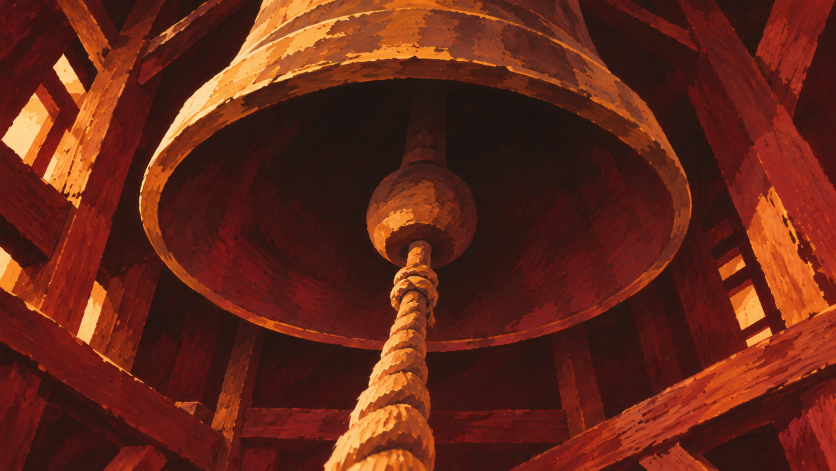
#> input picture Art/story_src/dream2/bell_a.png, 1672 x 941 px (shown at 1/2 size)
$ python -i dream2_import.py   (imports and definitions only)
#> lines starting #> are read from the running program, lines starting #| are printed output that depends on the picture
# 꿈2 그림 정리: 크롬 다운로드 폴더의 d2_*.png → 원본 Art/story_src/dream2/ · 게임용 Resources/Story/Dreams/dream2/ (접두사 d2_ 뺌)
#   배경 · 셀 = 가로 1450으로 줄임 (꿈1과 같은 크기)
#   오브젝트(마젠타 바탕) = 마젠타를 알파로 빼고 그림 둘레로 자름: chase_cat_a~f (추적 원테이크 셀) · chase_tendrils · tower_hands → hand_min · hand_hour (둘로 나눔)
#   그 뒤 docs/tools/dream2_bake_hands.py (비계 바늘 굽기) → dream2_palettes.py (배색 판본) 순서로
# 실행: python docs/tools/dream2_import.py
import glob, os, shutil
import numpy as np
from PIL import Image

ROOT = r"C:/Project/Cat_Tang"
DL = os.path.expanduser("~/Downloads")
SRC = os.path.join(ROOT, "Art/story_src/dream2")
DST = os.path.join(ROOT, "Game/Assets/Resources/Story/Dreams/dream2")
OBJECTS = {"tower_hands", "chase_tendrils"} | {f"chase_cat_{c}" for c in "abcdef"}   # 손(hand_*)은 통짜 그림 bolt_*로 바뀌어 안 씀
SKIP = {"hand_adult", "hand_young", "hand_old", "bolt_bg"}
# [2 lines not run here, left out]


def key_magenta(im):
    a = np.asarray(im.convert("RGB")).astype(np.float32)
    r, g, b = a[..., 0], a[..., 1], a[..., 2]
    # 마젠타 거리 → 알파 (가장자리 부드럽게) + 테두리 마젠타 번짐 빼기
    d = np.sqrt((r - 255) ** 2 + g ** 2 + (b - 255) ** 2)
    alpha = np.clip((d - 60) / 70, 0, 1)
    spill = np.minimum(r, b) - g
    fix = np.clip(spill, 0, None) * np.clip(1.6 - alpha, 0, 1)
    out = np.dstack([np.clip(r - fix, 0, 255), g, np.clip(b - fix, 0, 255), alpha * 255]).astype(np.uint8)
    return Image.fromarray(out, "RGBA")


def crop_alpha(im, pad=6):
    box = im.getchannel("A").point(lambda v: 255 if v > 20 else 0).getbbox()
    if not box:
        return im
    l, t, r, b = box
    return im.crop((max(0, l - pad), max(0, t - pad), min(im.width, r + pad), min(im.height, b + pad)))


def split_columns(im):
    """세로로 나란한 두 바늘을 빈 열 기준으로 나눔 (긴 쪽 = 분침)"""
    a = np.asarray(im.getchannel("A")) > 20
    cols = a.any(axis=0)
    runs, start = [], None
    for x, on in enumerate(cols):
        if on and start is None:
            start = x
        if not on and start is not None:
            runs.append((start, x)); start = None
    if start is not None:
        runs.append((start, len(cols)))
    runs = sorted(runs, key=lambda r: r[1] - r[0], reverse=True)[:2]
    parts = [crop_alpha(im.crop((x0, 0, x1, im.height))) for x0, x1 in sorted(runs)]
    parts.sort(key=lambda p: p.height, reverse=True)
    return parts


n = 0
# [26 lines not run here, left out]

>>> import cv2
>>> picture = cv2.imread('../../Art/story_src/dream2/bell_a.png', cv2.IMREAD_GRAYSCALE)
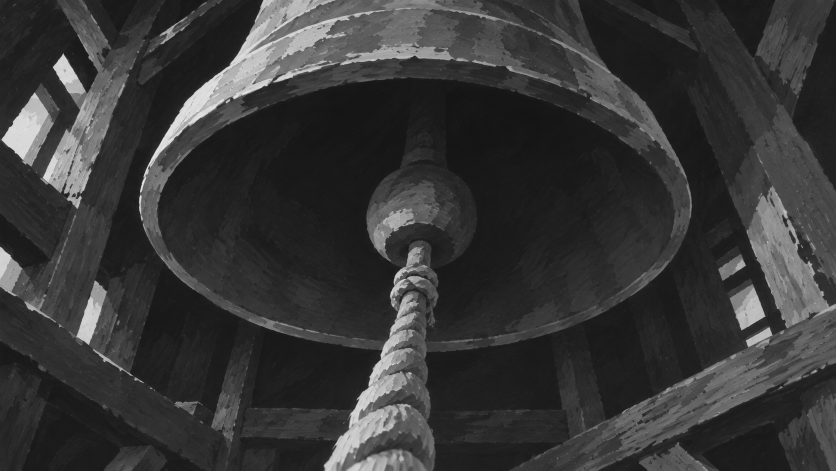
#> picture: shape (941, 1672) (shown at 1/2 size); min 19, max 240, mean 54.8
#> (the run stopped early here; a loop or call above may not have finished)
